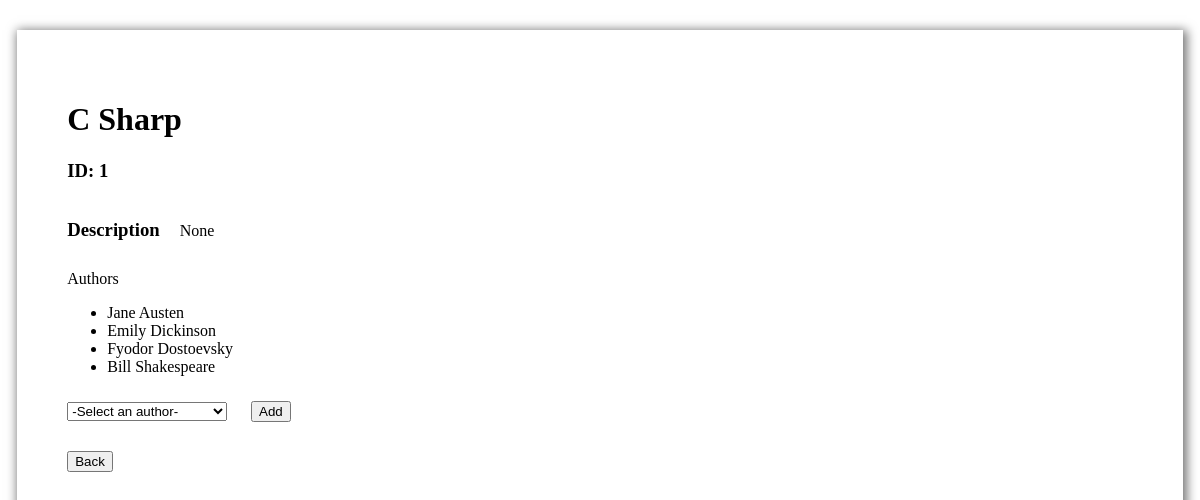
/books/1, run on an earlier commit of the app's database.
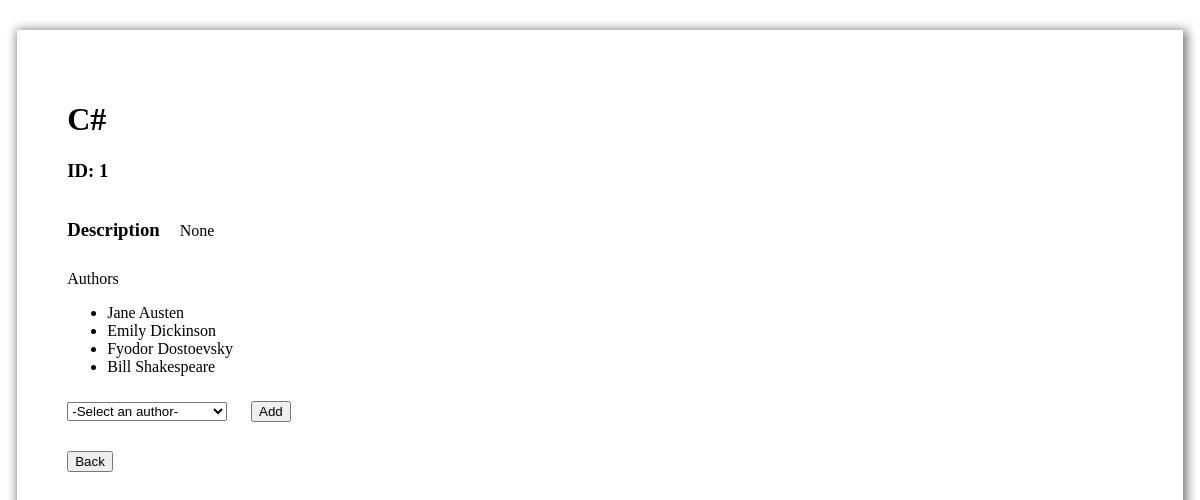
And on a later commit of the database.
### books_authors_app/models.py (models this page shows)
class Book(models.Model):
    title = models.CharField(max_length=30)
    desc = models.TextField(null=True)
    created_at = models.DateTimeField(auto_now_add=True)
    updated_at = models.DateTimeField(auto_now=True)

### books_authors_app/views.py (the view)
# urls.py: path('books/<num>', views.viewBook),
def viewBook(request, num):
    key = int(num)
    print(key)
    context = {
        'book': Book.objects.get(id=key).authors.all(),
        'viewbook': Book.objects.get(id=key),
        'Authors': Author.objects.all(),
    }
    return render(request, 'view.html', context)

### books_authors_app/templates/view.html (shortened to what this page needs)
<!DOCTYPE html>
<html lang="en">
<head>
    {% load static %}
    <link rel="stylesheet" type="text/css" href="{% static 'viewer.css' %}">
</head>
<body>
    <div id="ViewBox">
        <h1>{{ viewbook.title }}</h1>
        <div class="content">
            <h3>ID: {{ viewbook.id }}</h3>
            <div class="text">
                <h3>Description</h3> <p>{{ viewbook.desc }}</p>
            </div>
            <div class="authorList">
                <label>Authors</label>
                <ul>
                    {% for guy in book %}
                    <li>{{ guy.first_name }} {{ guy.last_name }}</li>
                    {% endfor %}
                </ul>
            </div>
            <form action="add/authorToBook/{{ viewbook.id }}" method="POST">
                <select name="alist" id="alist">
                    <option value="" disabled selected>-Select an author-</option>
                </select>
                <button type="submit">Add</button>
            </form>
            <form action="/">
                <button type="submit">Back</button>
            </form>
        </div>
    </div>
</body>
</html>

What changed in the data, as far as the page shows it:
changed Book "None": title "C Sharp" → "C#"
